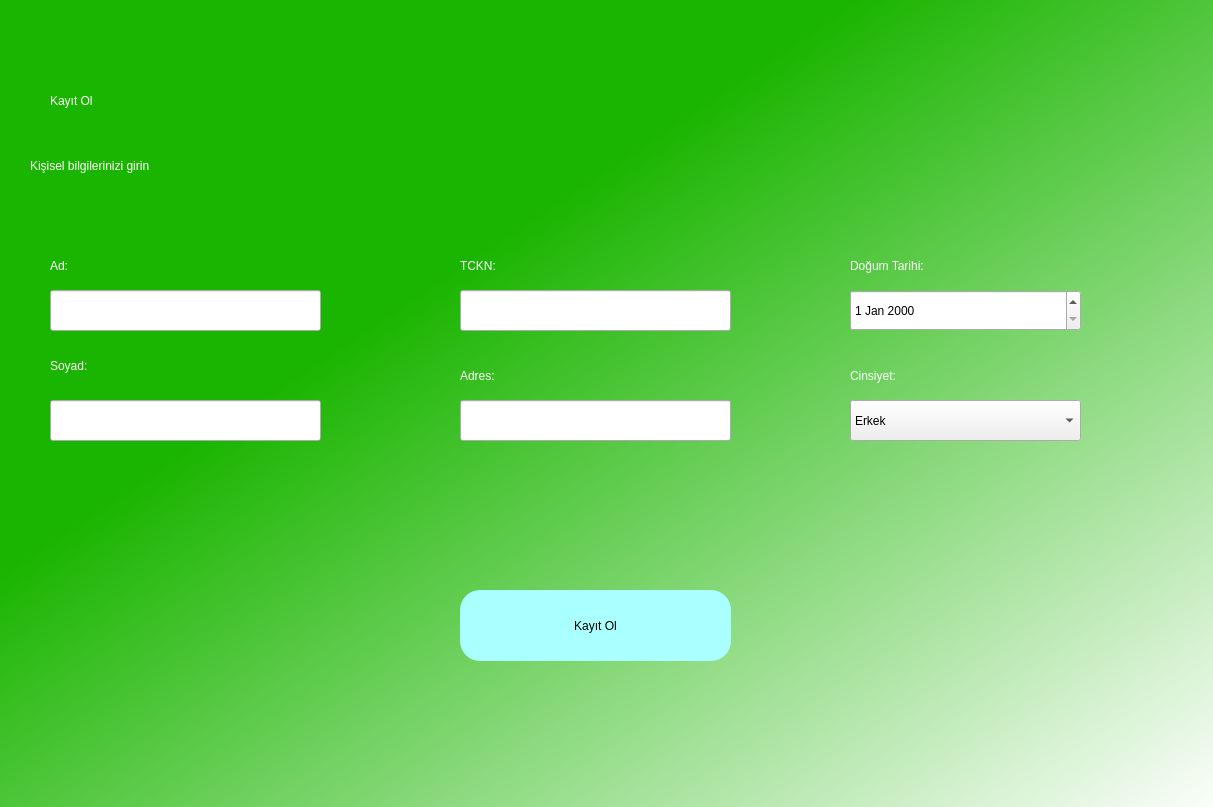
<?xml version="1.0" encoding="UTF-8"?>
<ui version="4.0">
 <class>Form</class>
 <widget class="QWidget" name="Form">
  <property name="geometry">
   <rect>
    <x>0</x>
    <y>0</y>
    <width>1213</width>
    <height>807</height>
   </rect>
  </property>
  <property name="windowTitle">
   <string>Form</string>
  </property>
  <widget class="QWidget" name="widget" native="true">
   <property name="geometry">
    <rect>
     <x>0</x>
     <y>0</y>
     <width>1221</width>
     <height>821</height>
    </rect>
   </property>
   <property name="styleSheet">
    <string notr="true">QWidget#widget{
background-color: qlineargradient(spread:pad, x1:0, y1:0, x2:1, y2:1, stop:0.348259 rgba(26, 181, 0, 255), stop:1 rgba(255, 255, 255, 255));}</string>
   </property>
   <widget class="QLabel" name="label">
    <property name="geometry">
     <rect>
      <x>50</x>
      <y>30</y>
      <width>361</width>
      <height>141</height>
     </rect>
    </property>
    <property name="styleSheet">
     <string notr="true">font: 36pt &quot;MS Shell Dlg 2&quot;;color: rgb(255, 255, 255);
</string>
    </property>
    <property name="text">
     <string>Kayıt Ol</string>
    </property>
   </widget>
   <widget class="QLabel" name="label_2">
    <property name="geometry">
     <rect>
      <x>30</x>
      <y>150</y>
      <width>431</width>
      <height>31</height>
     </rect>
    </property>
    <property name="styleSheet">
     <string notr="true">font: 16pt &quot;MS Shell Dlg 2&quot;;
color: white;</string>
    </property>
    <property name="text">
     <string>Kişisel bilgilerinizi girin</string>
    </property>
   </widget>
   <widget class="QPushButton" name="reg">
    <property name="geometry">
     <rect>
      <x>460</x>
      <y>590</y>
      <width>271</width>
      <height>71</height>
     </rect>
    </property>
    <property name="styleSheet">
     <string notr="true">border-radius: 20px;
background-color: rgb(170,255,255);
font: 16pt &quot;MS Shell Dlg 2&quot;;</string>
    </property>
    <property name="text">
     <string>Kayıt Ol</string>
    </property>
   </widget>
   <widget class="QLineEdit" name="name">
    <property name="geometry">
     <rect>
      <x>50</x>
      <y>290</y>
      <width>271</width>
      <height>41</height>
     </rect>
    </property>
   </widget>
   <widget class="QLineEdit" name="surname">
    <property name="geometry">
     <rect>
      <x>50</x>
      <y>400</y>
      <width>271</width>
      <height>41</height>
     </rect>
    </property>
   </widget>
   <widget class="QLabel" name="label_3">
    <property name="geometry">
     <rect>
      <x>50</x>
      <y>250</y>
      <width>111</width>
      <height>31</height>
     </rect>
    </property>
    <property name="styleSheet">
     <string notr="true">color: rgb(255, 255, 255);
font: 10pt &quot;MS Shell Dlg 2&quot;;</string>
    </property>
    <property name="text">
     <string>Ad: </string>
    </property>
   </widget>
   <widget class="QLabel" name="label_4">
    <property name="geometry">
     <rect>
      <x>50</x>
      <y>350</y>
      <width>111</width>
      <height>31</height>
     </rect>
    </property>
    <property name="styleSheet">
     <string notr="true">font: 10pt &quot;MS Shell Dlg 2&quot;;
color: white;</string>
    </property>
    <property name="text">
     <string>Soyad:</string>
    </property>
   </widget>
   <widget class="QLabel" name="error">
    <property name="geometry">
     <rect>
      <x>460</x>
      <y>550</y>
      <width>271</width>
      <height>21</height>
     </rect>
    </property>
    <property name="styleSheet">
     <string notr="true">font: 10pt &quot;MS Shell Dlg 2&quot;;
color: red;</string>
    </property>
    <property name="text">
     <string/>
    </property>
   </widget>
   <widget class="QLineEdit" name="tckn">
    <property name="geometry">
     <rect>
      <x>460</x>
      <y>290</y>
      <width>271</width>
      <height>41</height>
     </rect>
    </property>
   </widget>
   <widget class="QLabel" name="label_5">
    <property name="geometry">
     <rect>
      <x>460</x>
      <y>250</y>
      <width>111</width>
      <height>31</height>
     </rect>
    </property>
    <property name="styleSheet">
     <string notr="true">color: rgb(255, 255, 255);
font: 10pt &quot;MS Shell Dlg 2&quot;;</string>
    </property>
    <property name="text">
     <string>TCKN: </string>
    </property>
   </widget>
   <widget class="QLineEdit" name="adress">
    <property name="geometry">
     <rect>
      <x>460</x>
      <y>400</y>
      <width>271</width>
      <height>41</height>
     </rect>
    </property>
   </widget>
   <widget class="QLabel" name="label_6">
    <property name="geometry">
     <rect>
      <x>460</x>
      <y>360</y>
      <width>111</width>
      <height>31</height>
     </rect>
    </property>
    <property name="styleSheet">
     <string notr="true">color: rgb(255, 255, 255);
font: 10pt &quot;MS Shell Dlg 2&quot;;</string>
    </property>
    <property name="text">
     <string>Adres: </string>
    </property>
   </widget>
   <widget class="QLabel" name="label_7">
    <property name="geometry">
     <rect>
      <x>850</x>
      <y>250</y>
      <width>111</width>
      <height>31</height>
     </rect>
    </property>
    <property name="styleSheet">
     <string notr="true">color: rgb(255, 255, 255);
font: 10pt &quot;MS Shell Dlg 2&quot;;</string>
    </property>
    <property name="text">
     <string>Doğum Tarihi: </string>
    </property>
   </widget>
   <widget class="QComboBox" name="gender">
    <property name="geometry">
     <rect>
      <x>850</x>
      <y>400</y>
      <width>231</width>
      <height>41</height>
     </rect>
    </property>
    <property name="styleSheet">
     <string notr="true">font: 12pt &quot;MS Shell Dlg 2&quot;;</string>
    </property>
    <item>
     <property name="text">
      <string>Erkek</string>
     </property>
    </item>
    <item>
     <property name="text">
      <string>Kadın</string>
     </property>
    </item>
   </widget>
   <widget class="QLabel" name="label_8">
    <property name="geometry">
     <rect>
      <x>850</x>
      <y>360</y>
      <width>111</width>
      <height>31</height>
     </rect>
    </property>
    <property name="styleSheet">
     <string notr="true">color: rgb(255, 255, 255);
font: 10pt &quot;MS Shell Dlg 2&quot;;</string>
    </property>
    <property name="text">
     <string>Cinsiyet: </string>
    </property>
   </widget>
   <widget class="QDateEdit" name="birthdate">
    <property name="geometry">
     <rect>
      <x>850</x>
      <y>290</y>
      <width>231</width>
      <height>41</height>
     </rect>
    </property>
   </widget>
  </widget>
 </widget>
 <resources/>
 <connections/>
</ui>
